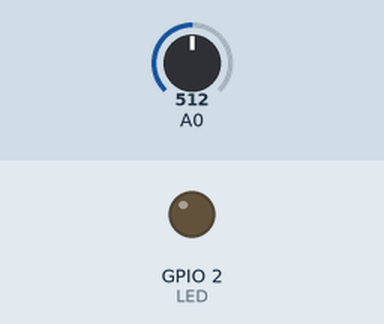
This sketch was run on a simulated ESP8266 (NodeMCU). Parts: output pins drawn as LEDs (lit = HIGH). The test bench sets the inputs (shaded band); at power-on: A0 = 512. WiFi joins after 1.5 s; servers stay silent unless stated; what the sketch prints to the serial monitor is not drawn.

Above: at 1.8 s.
At 5.4 s:
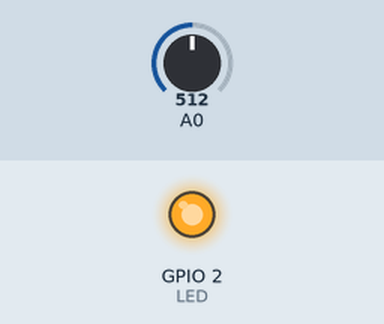
Timing chart, 0 to 6.2 s (numbered marks = the images above):
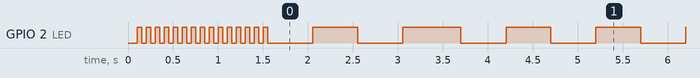

The sketch:

WebSocketClient.ino
```cpp
#include <WiFiClient.h>
#include <WiFiServer.h>
#include <ESP8266WiFi.h>

WiFiServer server(80);

const char *ssid = "TimingGate";
const char *password = "password";

const IPAddress IP(192,168,4,16);
const IPAddress mask(255,255,255,0);

IPAddress serverIP(192,168,4,15);

WiFiClient client;

#define LED LED_BUILTIN

int socketNumber;
int ledState = LOW;
bool connected = false;

void setup() {
  Serial.begin(115200);
  Serial.println("\r\n");

  pinMode(LED, OUTPUT);
  pinMode(A0, INPUT);

  connectToWiFi();

}

void loop() {
  led(500);
  if(wait(2000)) {
    client.connect(serverIP,8080);
    String data = readSensor();
    Serial.println(data); //Send timestamp to server
    client.print(data + "\r\n");
    client.flush();
  }
}

/*__________________________________________________________SETUP_FUNCTIONS__________________________________________________________*/

void connectToWiFi() { // Start a Wi-Fi access point, and try to connect to some given access points. Then wait for either an AP or STA connection
  //WiFi.mode(WIFI_STA);
  WiFi.config(IP,serverIP,mask);
  delay(100);
  WiFi.begin(ssid, password);             // Try to connect to WiFi
  Serial.print("Access Point \"");
  Serial.print(ssid);
  Serial.println("\" trying to connect\n");

  Serial.println("Connecting");
  while (WiFi.status() != WL_CONNECTED) {  // Wait for the Wi-Fi to connect
    yield();
    led(50);
    if(wait(250))
      Serial.print('.');
  }
  Serial.print("\nConnected to Access Point: ");
  Serial.println(WiFi.localIP());
  //APIP = WiFi.softAPIP();
}

/*__________________________________________________________HELPER_FUNCTIONS__________________________________________________________*/

String readSensor() {
  int sensorData = analogRead(A0);
  //Serial.println(sensorData);
  return String(sensorData);
}

/**
 * LED blinker that blinks without delay
 */

int previousTimeLED = 0;

void led(int interval) {
  unsigned long currentMillis = millis();
  if (currentMillis - previousTimeLED >= interval) {
    previousTimeLED = currentMillis;
    if (ledState == LOW) {
      ledState = HIGH;  // Note that this switches the LED *off*
    } else {
      ledState = LOW;  // Note that this switches the LED *on*
    }
    digitalWrite(LED, ledState);
  }
}

int previousTimeWait = 0;

bool wait(int interval) {
  unsigned long currentMillis = millis();
  if (currentMillis - previousTimeWait >= interval) {
    previousTimeWait = currentMillis;
    return true;
  }
  return false;
}
```

Measured:
- by itself, GPIO 2 (LED): goes 14 × (LOW 0.05 s, HIGH 0.05 s), LOW 0.50 s, HIGH 0.50 s, LOW 0.50 s, HIGH 0.65 s, 126 × (LOW 0.50 s, HIGH 0.50 s), then LOW
- by itself, everything shown: repeats every 4.0 s, in 8 steps
